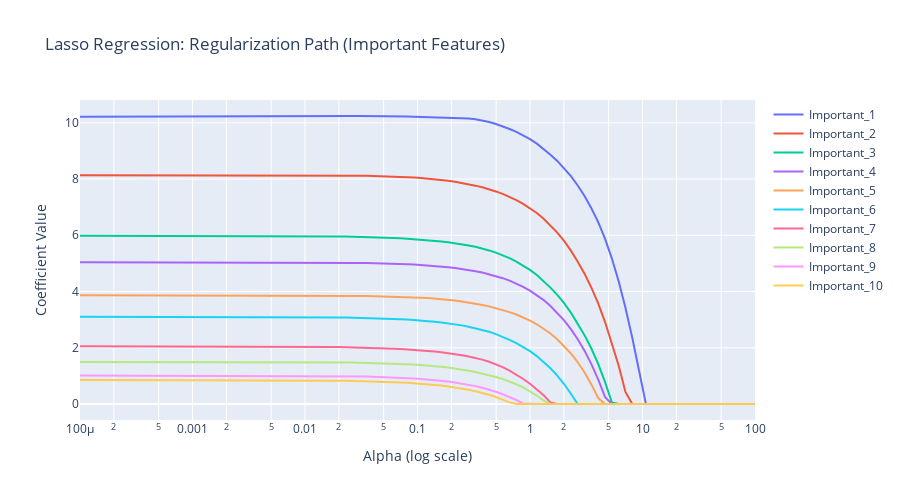

This figure's notebook cell:
### Code cell
# 4. LASSO REGRESSION (L1 REGULARIZATION)
print("\n 4. LASSO REGRESSION (L1 REGULARIZATION)")
print("=" * 43)

# Lasso regression with cross-validation for alpha selection
from sklearn.linear_model import LassoCV

# Define alpha range for Lasso
alphas_lasso = np.logspace(-4, 2, 50) # From 0.0001 to 100

# Fit Lasso with cross-validation
lasso_cv = LassoCV(alphas=alphas_lasso, cv=5, random_state=42, max_iter=2000)
lasso_cv.fit(X_train_scaled, y_train)

optimal_alpha_lasso = lasso_cv.alpha_
print(f" Optimal Lasso alpha: {optimal_alpha_lasso:.6f}")

# Fit Lasso with optimal alpha
lasso = Lasso(alpha=optimal_alpha_lasso, random_state=42, max_iter=2000)
lasso.fit(X_train_scaled, y_train)

# Predictions
y_train_pred_lasso = lasso.predict(X_train_scaled)
y_test_pred_lasso = lasso.predict(X_test_scaled)

# Calculate metrics
train_mse_lasso = mean_squared_error(y_train, y_train_pred_lasso)
test_mse_lasso = mean_squared_error(y_test, y_test_pred_lasso)
train_r2_lasso = r2_score(y_train, y_train_pred_lasso)
test_r2_lasso = r2_score(y_test, y_test_pred_lasso)

print(" Lasso Regression Performance:")
print(f"• Training MSE: {train_mse_lasso:.4f}")
print(f"• Test MSE: {test_mse_lasso:.4f}")
print(f"• Training R²: {train_r2_lasso:.4f}")
print(f"• Test R²: {test_r2_lasso:.4f}")
print(f"• Overfitting indicator: {train_r2_lasso - test_r2_lasso:.4f}")

# Feature selection analysis
n_selected_features = np.sum(lasso.coef_ != 0)
n_zero_coefficients = np.sum(lasso.coef_ == 0)

print(f"\n Lasso Feature Selection:")
print(f"• Selected features: {n_selected_features}/{len(feature_cols)}")
print(f"• Eliminated features: {n_zero_coefficients}/{len(feature_cols)}")
print(f"• Feature selection rate: {n_zero_coefficients/len(feature_cols):.1%}")

# Analyze which features were selected
selected_features = [feature_cols[i] for i, coef in enumerate(lasso.coef_) if coef != 0]
eliminated_features = [feature_cols[i] for i, coef in enumerate(lasso.coef_) if coef == 0]

selected_important = [f for f in selected_features if 'Important' in f]
eliminated_important = [f for f in eliminated_features if 'Important' in f]
selected_noise = [f for f in selected_features if 'Noise' in f]
eliminated_noise = [f for f in eliminated_features if 'Noise' in f]

print(f"\n Feature Selection Accuracy:")
print(f"• Important features selected: {len(selected_important)}/{len([f for f in feature_cols if 'Important' in f])}")
print(f"• Noise features eliminated: {len(eliminated_noise)}/{len([f for f in feature_cols if 'Noise' in f])}")
print(f"• Important features incorrectly eliminated: {len(eliminated_important)}")
print(f"• Noise features incorrectly selected: {len(selected_noise)}")

# Lasso regularization path
alphas_lasso_path = np.logspace(-4, 2, 100)
lasso_coefficients = []
lasso_scores = []
n_features_selected = []

for alpha in alphas_lasso_path:
 lasso_temp = Lasso(alpha=alpha, random_state=42, max_iter=2000)
 lasso_temp.fit(X_train_scaled, y_train)
 lasso_coefficients.append(lasso_temp.coef_)
 lasso_scores.append(lasso_temp.score(X_test_scaled, y_test))
 n_features_selected.append(np.sum(lasso_temp.coef_ != 0))

lasso_coefficients = np.array(lasso_coefficients)

# Plot Lasso regularization path
fig_lasso_path = go.Figure()

# Plot coefficient paths for important features
for idx in important_indices[:10]:
 fig_lasso_path.add_trace(
 go.Scatter(
 x=alphas_lasso_path,
 y=lasso_coefficients[:, idx],
 mode='lines',
 name=feature_cols[idx],
 line=dict(width=2),
 hovertemplate=f"<b>{feature_cols[idx]}</b><br>Alpha: %{{x:.6f}}<br>Coefficient: %{{y:.3f}}<extra></extra>"
 )
 )

fig_lasso_path.update_layout(
 title="Lasso Regression: Regularization Path (Important Features)",
 xaxis_title="Alpha (log scale)",
 yaxis_title="Coefficient Value",
 xaxis_type="log",
 height=500,
 showlegend=True
)
fig_lasso_path.show()

# Plot alpha vs number of features and performance
fig_lasso_analysis = make_subplots(
 rows=1, cols=2,
 subplot_titles=("Alpha vs Performance", "Alpha vs Feature Count")
)

# Performance vs alpha
fig_lasso_analysis.add_trace(
 go.Scatter(
 x=alphas_lasso_path,
 y=lasso_scores,
 mode='lines',
 name='Test R² Score',
 line=dict(color='blue', width=3),
 hovertemplate="Alpha: %{x:.6f}<br>R² Score: %{y:.4f}<extra></extra>"
 ),
 row=1, col=1
)

# Mark optimal alpha
fig_lasso_analysis.add_vline(
 x=optimal_alpha_lasso,
 line_dash="dash",
 line_color="red",
 annotation_text=f"Optimal α = {optimal_alpha_lasso:.6f}",
 row=1, col=1
)

# Feature count vs alpha
fig_lasso_analysis.add_trace(
 go.Scatter(
 x=alphas_lasso_path,
 y=n_features_selected,
 mode='lines',
 name='Selected Features',
 line=dict(color='green', width=3),
 hovertemplate="Alpha: %{x:.6f}<br>Features: %{y}<extra></extra>"
 ),
 row=1, col=2
)

fig_lasso_analysis.add_vline(
 x=optimal_alpha_lasso,
 line_dash="dash",
 line_color="red",
 row=1, col=2
)

fig_lasso_analysis.update_layout(
 title="Lasso Regression: Alpha Analysis",
 height=500
)
fig_lasso_analysis.update_xaxes(title_text="Alpha (log scale)", type="log")
fig_lasso_analysis.update_yaxes(title_text="Test R² Score", row=1, col=1)
fig_lasso_analysis.update_yaxes(title_text="Number of Selected Features", row=1, col=2)

fig_lasso_analysis.show()

# Feature selection visualization
lasso_coefficients_df = pd.DataFrame({
 'feature': feature_cols,
 'lasso_coef': lasso.coef_,
 'abs_lasso': np.abs(lasso.coef_),
 'selected': lasso.coef_ != 0,
 'feature_type': ['Important' if 'Important' in f else 'Noise' for f in feature_cols]
})

# Sort by absolute coefficient value
lasso_coefficients_df = lasso_coefficients_df.sort_values('abs_lasso', ascending=False)

# Plot selected features
selected_df = lasso_coefficients_df[lasso_coefficients_df['selected']].head(20)

fig_selected = go.Figure()

colors_selected = ['red' if ft == 'Important' else 'lightblue' for ft in selected_df['feature_type']]

fig_selected.add_trace(
 go.Bar(
 x=selected_df['feature'],
 y=selected_df['abs_lasso'],
 marker_color=colors_selected,
 name='Selected Features',
 hovertemplate="<b>%{x}</b><br>|Coefficient|: %{y:.3f}<extra></extra>"
 )
)

fig_selected.update_layout(
 title="Lasso Regression: Selected Features and Coefficients",
 xaxis_title="Features",
 yaxis_title="Absolute Coefficient Value",
 height=500,
 xaxis_tickangle=-45
)
fig_selected.show()

print(f"\n Lasso vs Other Methods Comparison:")
print(f"• Lasso vs Linear - Test MSE improvement: {((test_mse_lr - test_mse_lasso) / test_mse_lr * 100):.2f}%")
print(f"• Lasso vs Ridge - Test MSE: {test_mse_lasso:.4f} vs {test_mse_ridge:.4f}")
print(f"• Feature reduction: {(1 - n_selected_features/len(feature_cols)):.1%}")
